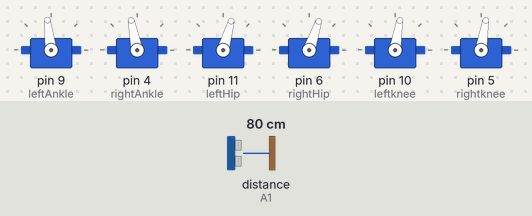
The sketch below on a simulated Arduino Uno, built with avr-gcc and run on an emulated ATmega328P. On the bench: 6 × servo. The inputs (shaded band) are chosen by the test bench; at power-on: distance to the obstacle (sensor on A1) 80 cm. The echo pulse lasts 58.3 µs per cm.

Above: at 6.6 s.
6.7 s: distance to the obstacle (sensor on A1) set to 33 cm
At 9.0 s:
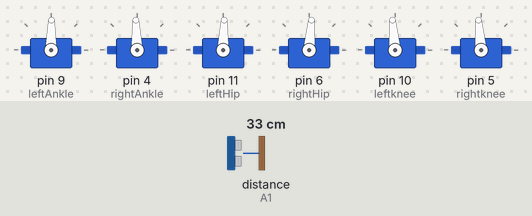
10.2 s: distance to the obstacle (sensor on A1) set to 40 cm
At 10.72 s:
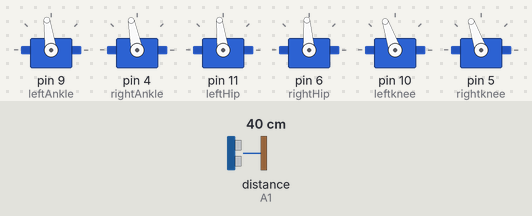
Timing chart, 0 to 29.5 s (numbered marks = the images above; inputs shaded):
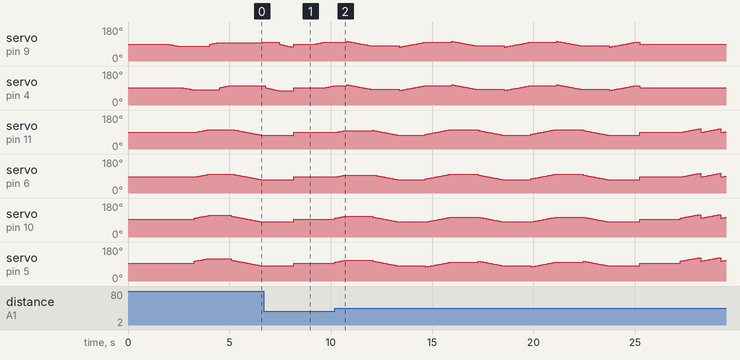

Measured:
- the behaviour switches between 35 and 36 cm on distance to the obstacle (sensor on A1) (found by bisection; images 1 and 2)

The sketch:

CODE_AUTOMATIC_BIPED_ROBO.ino
```cpp
//***BY Bin7ashi **//
//FOR Question or Help in project Email me >>>  alisodal1997@gmail.com
#include <NewPing.h>           //FOR the Ultrasonic sensor
#include <Servo.h>            //FOR the Servo Motors

#define TRIG_PIN A0           //For Ultrasonic sensors if you change the place of the  pin u have to change them as well
#define ECHO_PIN A1          //For Ultrasonic sensors if you change the place of the  pin u have to change them as well
#define MAX_DISTANCE 200    // the max value is fixed

NewPing sonar(TRIG_PIN, ECHO_PIN, MAX_DISTANCE);


Servo leftAnkle;        //Creating servo objects
Servo rightAnkle;      //Creating servo objects
Servo leftHip;        //Creating servo objects
Servo rightHip;      //Creating servo objects
Servo leftknee;     //Creating servo objects
Servo rightknee;   //Creating servo objects

// setting initial position values for each motor

int distance = 100;    //FOR Ultrasonic sensor

int leftAnklePos = 89;     // for initial position u have to adjest you servo motors according to my numbers or u have can change them to your numbers
int rightAnklePos = 92;   // usually you servo motors should in 90 degree posotion in noraml times
int leftHipPos = 88;
int rightHipPos = 85;
int leftkneePos = 95;
int rightkneePos = 95;

int DelayForTurn = 20;        // this part for the time delay if u want to increase the speed u have to decrease the numbers
int DelayForTurn2 = 10;      // IF u want to change the names track them down so u won't have error
int forDelay = 50;
int delayOne = 40;
int delayforme = 100;
int delayforAnkle=20;


boolean firstTime = true;
boolean(secondTime) = true;
boolean(ThirdTime) = true;

////FUNCTION DEFINITION////////////////////////////////////////////////////////////////////

void setup() {

  leftAnkle.attach(9);    // attaches the servo on pin 9 to the servo object
  rightAnkle.attach(4);   // attaches the servo on pin 4 to the servo object
  leftHip.attach(11);     // attaches the servo on pin 11 to the servo object
  rightHip.attach(6);     // attaches the servo on pin 6 to the servo object
  leftknee.attach(10);    // attaches the servo on pin 10 to the servo object
  rightknee.attach(5);    // attaches the servo on pin 5 to the servo object

 lowerCenter();                           // When the Robot turn on the lower body back to normal by using the initial position
    delay(1000);


  delay(200);                             // Time delay for the ultrasonic can recive the Data from the outside environment 200 = two second
  distance = readPing();
  delay(100);
  distance = readPing();
  delay(100);
  distance = readPing();
  delay(100);
  distance = readPing();
  delay(100);
}
                    /// void loop will keep doing the same order until infinite.
                    // here ultrasonic sensor will do scan every two second
void loop() {

 delay(40);

 if(distance<=35)
 {

Serial.print(distance);
  //////////////////////////////////////// the action required for avoiding the obstacle ////////////////////////////////////////////

 lowerCenter();                           //lower body back to normal
 delay(1000);
 Backward();
 Backward();
 Backward();
 delay(200);
 lowerCenter();                           //lower body back to normal
 delay(2000);
 turnLeft();
 delay(200);
 lowerCenter();                           //lower body back to normal
 delay(1000);
}
else
{
  forward();

 }
 distance = readPing();
 return distance;
}

//***BY Bin7ashi **//
//FOR Question or Help in project Email me >>>  alisodal1997@gmail.com

int readPing() {
  delay(70);
  int cm = sonar.ping_cm();
  if(cm==0)
  {
    cm = 250;
  }
  return cm;
}
 ////////// STOP FUNCTION///////////////////
void moveStop()
{
  leftAnkle.write(leftAnklePos);
  rightAnkle.write(rightAnklePos);
  leftHip.write(leftHipPos);
  rightHip.write(rightHipPos);
  leftknee.write(leftkneePos);
  rightknee.write(rightkneePos);
  }


//////////////////ANKLES FUNCTIONS////////////////////

////////////////First Time////////////////////////////
void leftAnkleOut ()
{
 for (int i = 0; i < 13 ; i++ )
    { leftAnkle.write(leftAnklePos-i);   // left ankle out
    delay(forDelay);}
}


void rightAnkleOut()
{for (int i = 0; i < 12 ; i++ )
    {rightAnkle.write(rightAnklePos-i);   //right ankle out
     delay(forDelay);}
}
void leftAnkleOut2 ()
{
 for (int i = 0; i < 9 ; i++ )
    { leftAnkle.write(leftAnklePos+i);   // left ankle out
    delay(forDelay);
    }
}
//***BY Bin7ashi **//
//FOR Question or Help in project Email me >>>  alisodal1997@gmail.com

void rightAnkleOut2()
{for (int i = 0; i < 10  ; i++ )
    {rightAnkle.write(rightAnklePos+i);   //right ankle out
     delay(forDelay);}
}
void leftAnkleOut3 ()
{
 for (int i = 0; i < 10 ; i++ )
    { leftAnkle.write(leftAnklePos-i);   // left ankle out
    delay(forDelay);}
}


void rightAnkleOut3()
{for (int i = 0; i < 7 ; i++ )
    {rightAnkle.write(rightAnklePos-i);   //right ankle out
     delay(forDelay);}
}

void leftAnkleOut4 ()
{
 for (int i = 0; i < 10 ; i++ )
    { leftAnkle.write(leftAnklePos+i);   // left ankle out
 //   delay(forDelay);
    }
}


void rightAnkleOut4()
{for (int i = 0; i < 12 ; i++ )
    {rightAnkle.write(rightAnklePos+i);   //right ankle out
   //  delay(forDelay);

     }
}


void ankleOutFirst()
{
  leftAnkleOut();
   delay(delayOne);
   rightAnkleOut();
   delay(delayOne);
}

void ankleOutFirst2()
{
  leftAnkleOut2();
  delay(delayOne);
  rightAnkleOut2();
  delay(delayOne);


}
void ankleOutFirst3()
{

//  leftAnkleOut4();
//  delay(delayOne);
//  rightAnkleOut4();
//  delay(delayOne);
// delay(delayOne);
// delay(delayOne);

  rightAnkleOut3();
  delay(delayOne);
  leftAnkleOut3();
  delay(delayOne);
}

void ankleOutFirst4()
{

  leftAnkleOut4();
 delay(delayOne);
  rightAnkleOut4();
 delay(delayOne);
}
//***BY Bin7ashi **//
//FOR Question or Help in project Email me >>>  alisodal1997@gmail.com


//////////////////////////LOOP/////////////////////////////////////
void ankleInLoop()
{
  for (int i = 0; i <25 ; i++)
{
  leftAnkle.write((leftAnklePos -5)+i);
  delay(forDelay);
}

for (int i = 0; i <25 ; i++)
{
  rightAnkle.write((rightAnklePos-0)+i);
  delay(forDelay);
  }

}

void ankleOutLoop()
{
for (int i = 0; i <25 ; i++ )
{
  rightAnkle.write(rightAnklePos-i);   //right foot
  leftAnkle.write(leftAnklePos-i);
   delay(forDelay);  }

}


////////////////////HIP FUNCTIONs////////////////////////////////////

/////////////////First Time//////////////////////////////////////////
void leftForwardFirst()
{
  for (int i = 0; i < 15 ; i++ ) //
   {
     leftHip.write(leftHipPos+i); // left hip up
     leftknee.write((leftkneePos+5)+i);
     rightHip.write(rightHipPos+i);  //right hip down
     rightknee.write((rightkneePos+10)+i);
      delay(forDelay);}
  }

//////////////////////LOOP///////////////////////////////

void leftForwardLoop()
{
for (int i = 0; i < 30 ; i++ )
 {
  leftHip.write((leftHipPos-18)+i); //left hip up
  leftknee.write((leftkneePos-20)+i);
  rightHip.write((rightHipPos-18)+i);  //right up down
  rightknee.write((rightkneePos-25)+i);
  delay(forDelay);}
}


void rightForwardLoop()
{
for (int i = 0; i < 30 ; i++ )
{
  leftHip.write((leftHipPos+15)-i); // left hip up
  leftknee.write((leftkneePos+15)-i);
  rightHip.write((rightHipPos+15)-i); // right hip up
  rightknee.write((rightkneePos+15)-i);
  delay(forDelay);
}
}


/////////////////////////WALKING FORWARD FUNCTION /////////////////////////////////////////////

//Fuction to walk forward
void forward()
{

  if(firstTime)
 {
   ankleOutFirst(); // left leg forward
  leftForwardFirst();

 }

else
{
  //ankleOutFirst2();
 leftForwardLoop(); //left leg forward

}

ankleOutFirst2();
delay(delayOne);
//
//
//
////Right Leg Forward
rightForwardLoop();
delay(delayOne);
//


if(secondTime)
{


ankleOutFirst4();
delay(delayOne);

for(int  i=0; i<17; i++)
{
rightAnkle.write(rightAnklePos-i);
delay(delayOne);
}
//rightAnkle.write(80);
//delay(delayforme);
for(int  i=0; i<15 ;i++)
{
leftAnkle.write(leftAnklePos-i);
delay(delayOne);
}
//leftAnkle.write(leftAnklePos);
//delay(delayforme);
// leftAnkle.write(78);
// delay(delayforme);
}

else{

ankleOutFirst3();
delay(delayOne);
}
firstTime = false;
secondTime = false;


}//end forward()


//***BY Bin7ashi **//
//FOR Question or Help in project Email me >>>  alisodal1997@gmail.com


////////////////////// BACKWARD FUNCTION/////////////////////////////////////

void Backward()
{


  if (ThirdTime)
  {
    for (int i = 0; i < 10 ; i++ )
    { leftAnkle.write(leftAnklePos+i);   //left foot
      delay(forDelay);}

    delay(delayOne);

    for (int i = 0; i < 10 ; i++ )
    {rightAnkle.write(rightAnklePos+i);   //right foot
      delay(forDelay);}

    for (int i = 0; i < 10 ; i++ )
    {
      rightHip.write(rightHipPos+i);
      rightknee.write((rightkneePos+5)+i);

      leftHip.write(leftHipPos+i);
      leftknee.write((leftkneePos+5)+i);

      delay(forDelay);}

    delay(delayOne);
  }

  else
  {
    for (int i = 0; i < 25 ; i++ )
    {
      rightHip.write((rightHipPos-10)+i);
      rightknee.write((rightkneePos-20)+i);

      leftHip.write((leftHipPos-10)+i);
      leftknee.write((leftkneePos-15)+i);
      delay(forDelay);}
  }

  delay(delayOne);

  for (int i = 0; i <25 ; i++)
  {
    leftAnkle.write((leftAnklePos +15)-i);
    rightAnkle.write((rightAnklePos+15)-i);
    delay(forDelay);
  }

  delay(delayOne);

  //Right Leg Forward

  for (int i = 0; i < 25 ; i++ )
  {
    leftHip.write((leftHipPos+10)-i);
    leftknee.write((leftkneePos+10)-i);


    rightHip.write((rightHipPos+10)-i);
    rightknee.write((rightkneePos+10)-i);

    delay(forDelay);
  }

  delay(delayOne);

  for (int i = 0; i <25 ; i++ )
  {
    rightAnkle.write((rightAnklePos-15)+i);   //right foot
    leftAnkle.write((leftAnklePos-15)+i);

//    if (i <= 20)
//    {leftAnkle.write((leftAnklePos+10)-i);}

    delay(forDelay);
  }

  delay(delayOne);

  ThirdTime = false;

//***BY Bin7ashi **//
//FOR Question or Help in project Email me >>>  alisodal1997@gmail.com


}

/////////////////// FIRST VERSION TURN RIGHT FUNCTION///////////////////////

void turnRight()
{
for (int i = 0; i < 20 ; i++ ) //
   {
     leftHip.write(leftHipPos-i); // left hip up
     leftknee.write((leftkneePos-5)-i);
     rightHip.write(rightHipPos-i);  //right hip down
     rightknee.write((rightkneePos-10)-i);
      delay(forDelay);
      }
}


/////////////////// FIRST VERSION TURN LEFT FUNCTION  ////////////////////////
void turnLeft()

{
 for (int i = 0; i < 20 ; i++ ) //
   {
     leftHip.write(leftHipPos+i); // left hip up
     leftknee.write((leftkneePos+5)+i);
     rightHip.write(rightHipPos+i);  //right hip down
     rightknee.write((rightkneePos+10)+i);
      delay(forDelay);
      }
       for (int i = 0; i < 20 ; i++ ) //
   {
     leftHip.write(leftHipPos+i); // left hip up
     leftknee.write((leftkneePos+5)+i);
     rightHip.write(rightHipPos+i);  //right hip down
     rightknee.write((rightkneePos+10)+i);
      delay(forDelay);
      }
       for (int i = 0; i < 20 ; i++ ) //
   {
     leftHip.write(leftHipPos+i); // left hip up
     leftknee.write((leftkneePos+5)+i);
     rightHip.write(rightHipPos+i);  //right hip down
     rightknee.write((rightkneePos+10)+i);
      delay(forDelay);
      }
       for (int i = 0; i < 20 ; i++ ) //
   {
     leftHip.write(leftHipPos+i); // left hip up
     leftknee.write((leftkneePos+5)+i);
     rightHip.write(rightHipPos+i);  //right hip down
     rightknee.write((rightkneePos+10)+i);
      delay(forDelay);
      }
       for (int i = 0; i < 20 ; i++ ) //
   {
     leftHip.write(leftHipPos+i); // left hip up
     leftknee.write((leftkneePos+5)+i);
     rightHip.write(rightHipPos+i);  //right hip down
     rightknee.write((rightkneePos+10)+i);
      delay(forDelay);
      }
       for (int i = 0; i < 20 ; i++ ) //
   {
     leftHip.write(leftHipPos+i); // left hip up
     leftknee.write((leftkneePos+5)+i);
     rightHip.write(rightHipPos+i);  //right hip down
     rightknee.write((rightkneePos+10)+i);
      delay(forDelay);
      }
       for (int i = 0; i < 20 ; i++ ) //
   {
     leftHip.write(leftHipPos+i); // left hip up
     leftknee.write((leftkneePos+5)+i);
     rightHip.write(rightHipPos+i);  //right hip down
     rightknee.write((rightkneePos+10)+i);
      delay(forDelay);
      }
       for (int i = 0; i < 20 ; i++ ) //
   {
     leftHip.write(leftHipPos+i); // left hip up
     leftknee.write((leftkneePos+5)+i);
     rightHip.write(rightHipPos+i);  //right hip down
     rightknee.write((rightkneePos+10)+i);
      delay(forDelay);
      }
      for (int i = 0; i < 20 ; i++ ) //
   {
     leftHip.write(leftHipPos+i); // left hip up
     leftknee.write((leftkneePos+5)+i);
     rightHip.write(rightHipPos+i);  //right hip down
     rightknee.write((rightkneePos+10)+i);
      delay(forDelay);
      }
       for (int i = 0; i < 20 ; i++ ) //
   {
     leftHip.write(leftHipPos+i); // left hip up
     leftknee.write((leftkneePos+5)+i);
     rightHip.write(rightHipPos+i);  //right hip down
     rightknee.write((rightkneePos+10)+i);
      delay(forDelay);
      }
       for (int i = 0; i < 20 ; i++ ) //
   {
     leftHip.write(leftHipPos+i); // left hip up
     leftknee.write((leftkneePos+5)+i);
     rightHip.write(rightHipPos+i);  //right hip down
     rightknee.write((rightkneePos+10)+i);
      delay(forDelay);
      }
  }

  ////////////////////LOWER CENTER FUNCTION/////////////////////////

void lowerCenter()                                                                               //equilibrium for lower body motors
{
  leftAnkle.write(leftAnklePos);
  rightAnkle.write(rightAnklePos);
  leftHip.write(leftHipPos);
  rightHip.write(rightHipPos);
  leftknee.write(leftkneePos);
  rightknee.write(rightkneePos);
}
//***BY Bin7ashi **//
//FOR Question or Help in project Email me >>>  alisodal1997@gmail.com
```
